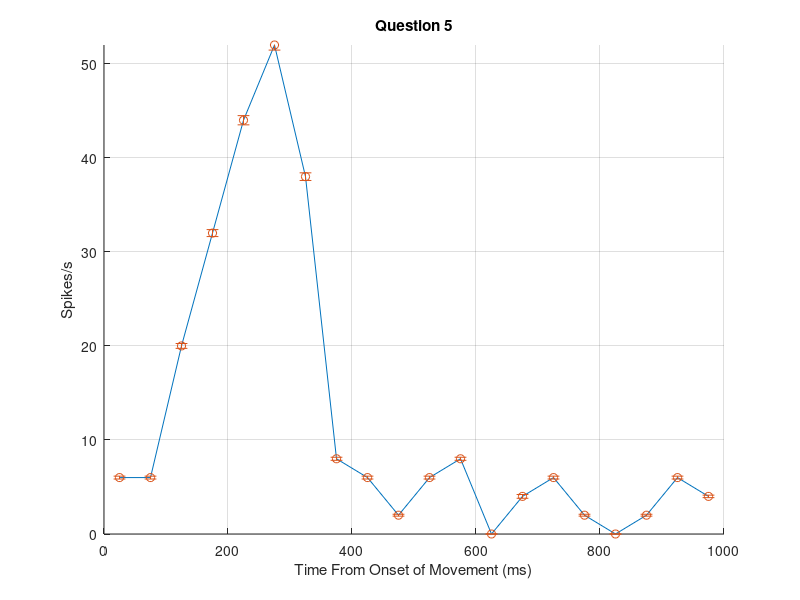

MATLAB code for this plot:
%% This is the homework assigned by Mike Shadlen for 503 due 4/4/11
clear all
close all
load sptimesPS1_2011.mat

%% Question 1
disp 'Question1 = Left Hemisphere'


%% Question 2
disp 'Question2 = Between 2 and 4 degrees vertically, 1 and 3.5 degrees horizontally'


%% Question 3
% What is the average spike rate during the 1st 100 ms of the stimulus sweep? 
% Express your answer in spikes per second (spikes/s)

% Set Variables
ms = 100;
sprbins3 = nan(1000/ms,size(s,2));

% Calculations
for n=1:(1000/ms)
    sprbins3(n,:) = sum(s>=((n-1)*ms) & s<(ms*n));
end
meanspr3 = mean(sprbins3,2).*(1000/ms);
semspr3 = (std(sprbins3(1,:)).*(1000/ms))./sqrt(size(s,2));
Answer3_1 = meanspr3(1)
Answer3_2 = semspr3 


%% Question 4
% What is the average spike rate in the 50 ms epoch beginning at t=150 ms after the 
% stimulus was turned on?

% Set Variables
ms = 50;
sprbins4 = nan(1000/ms,size(s,2));

% Calculations
for n=1:(1000/ms)
    sprbins4(n,:) = sum(s>=(n-1)*ms & s<(ms*n));
end
meanspr4 = mean(sprbins4,2)*(1000/ms);
semspr4 = (std(sprbins4(4,:)).*(1000/ms))./sqrt(size(s,2));
Answer4_1 = meanspr4(4)
Answer4_2 = semspr4


%% Quesiton 5
% Make a graph of mean spike rate as a function of time. Use 50 msec bins so that 
% the spike rate is plotted for the epoch from 0-49.999 ms, then 50-99.999, then 
% 100-149.999, etc. Label the ordinate "Spikes/sec.

% User-Defined Variables
ms = 50;

% Set Variables
sprbins5 = nan(1000/ms,size(s,2));

% Calculations
for n=1:(1000/ms)
    sprbins5(n,:) = sum(s>=(n-1)*ms & s<(ms*n));
end
meanspr5 = mean(sprbins5,2)*(1000/ms);
sespr5  = std(sprbins5,0,2)./sqrt(10);

% Plot
figure(1); hold on; grid on;
axis([0 1000 0 max(meanspr5)])
title('Question 5')
ylabel('Spikes/s')
xlabel('Time From Onset of Movement (ms)')
plot(25:50:975,meanspr5)
errorbar(25:50:975,meanspr5,sespr5,'o')


%% Quesiton 6
% What is the average spike rate in the last 500 ms of the stimulus presentation?

% User-Defined Variables
ms = 500;

% Set Variables
sprbins6 = nan(1000/ms,size(s,2));

% Calculations
for n=1:(1000/ms)
    sprbins6(n,:) = sum(s>=(n-1)*ms & s<(ms*n));
end
meanspr6 = mean(sprbins6,2)*(1000/ms);
semspr6 = (std(sprbins6(2,:)).*(1000/ms))./sqrt(size(s,2));
Answer6_1 = meanspr6(2) 
Answer6_2 = semspr6


%% Question 7
% In the epoch from 100 to 400 ms, how many spikes were emitted on each of the 
% ten trials?

% User-Defined Variables
ms = 100;

% Set Variables
sprbins7 = nan(1000/ms,size(s,2));

% Calculations
for n=1:(1000/ms)
    sprbins7(n,:) = sum(s>=(n-1)*ms & s<(ms*n));
end

spikesinepoch7 = sum(sprbins3(2:4,:));
Answer7 = spikesinepoch7


%% Question 8
% What is the mean and the variance of the spike counts from these 10 trials. Use 
% the counts, not the spike rate.

spcount8 = sum(~isnan(s));
Answer8 = mean(spcount8),var(spcount8)


%% Question 9
% What is the mean and variance of the spike count in the last 500 ms of the trial

spcount9 = sum(s>500);
Answer9 = mean(spcount9),var(spcount9)


%% Question 10
disp 'Question10 = 9'

%% Question 11
disp 'Question11 = 3'

%% Question 12
disp 'Question12 = 0.6'

%% Question 13
disp 'Question13 = 0.3'

%% Question 14
disp 'Question14 = 2 trials'

%% Question 15

% Variables
lam = 1.9;
k   = 0;

% Calculations
poissprob15 = (lam^k * exp(-lam)) / factorial(k);
Question15 = poissprob15
